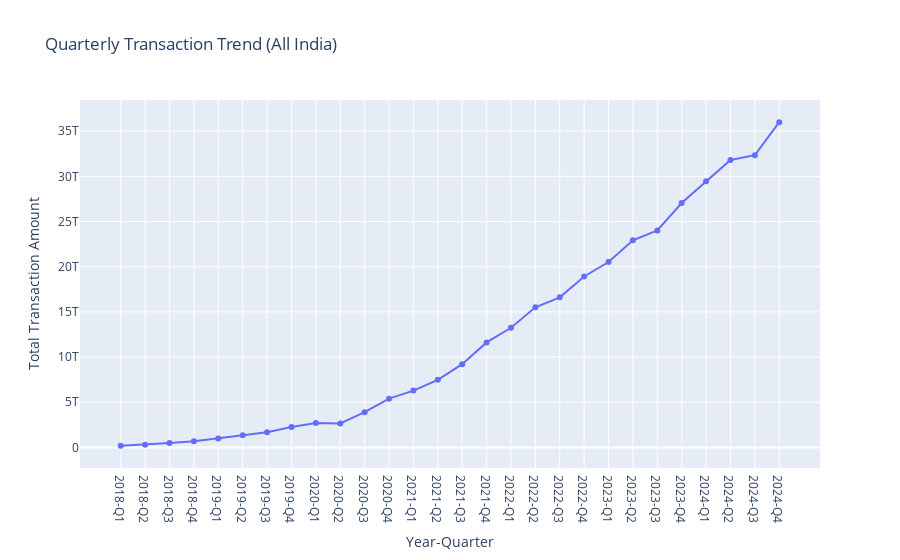

Notebook source saved alongside this figure:
### Code cell
fig = px.line(df_quarter,
              x="Period",
              y="total_amount",
              title="Quarterly Transaction Trend (All India)",
              labels={"Period": "Year-Quarter", "total_amount": "Total Transaction Amount"},
              markers=True)

fig.show()

### Figure 1 — Plotly figure (JSON) as saved in the notebook; plotly's stock layout.template omitted (floating-point values rounded to 4 significant figures)
{"data": [{"hovertemplate": "Year-Quarter=%{x}<br>Total Transaction Amount=%{y}<extra></extra>", "legendgroup": "", "line": {"color": "#636efa", "dash": "solid"}, "marker": {"symbol": "circle"}, "mode": "lines+markers", "name": "", "orientation": "v", "showlegend": false, "type": "scatter", "x": ["2018-Q1", "2018-Q2", "2018-Q3", "2018-Q4", "2019-Q1", "2019-Q2", "2019-Q3", "2019-Q4", "2020-Q1", "2020-Q2", "2020-Q3", "2020-Q4", "2021-Q1", "2021-Q2", "2021-Q3", "2021-Q4", "2022-Q1", "2022-Q2", "2022-Q3", "2022-Q4", "2023-Q1", "2023-Q2", "2023-Q3", "2023-Q4", "2024-Q1", "2024-Q2", "2024-Q3", "2024-Q4"], "xaxis": "x", "y": [171800000000.0, 304400000000.0, 475100000000.0, 671700000000.0, 990000000000.0, 1354000000000.0, 1673000000000.0, 2260000000000.0, 2697000000000.0, 2646000000000.0, 3902000000000.0, 5396000000000.0, 6284000000000.0, 7476000000000.0, 9217000000000.0, 11620000000000.0, 13240000000000.0, 15500000000000.0, 16610000000000.0, 18910000000000.0, 20510000000000.0, 22920000000000.0, 24010000000000.0, 27050000000000.0, 29460000000000.0, 31820000000000.0, 32350000000000.0, 36000000000000.0], "yaxis": "y"}], "layout": {"legend": {"tracegroupgap": 0}, "title": {"text": "Quarterly Transaction Trend (All India)"}, "xaxis": {"anchor": "y", "domain": [0, 1], "title": {"text": "Year-Quarter"}}, "yaxis": {"anchor": "x", "domain": [0, 1], "title": {"text": "Total Transaction Amount"}}}}
